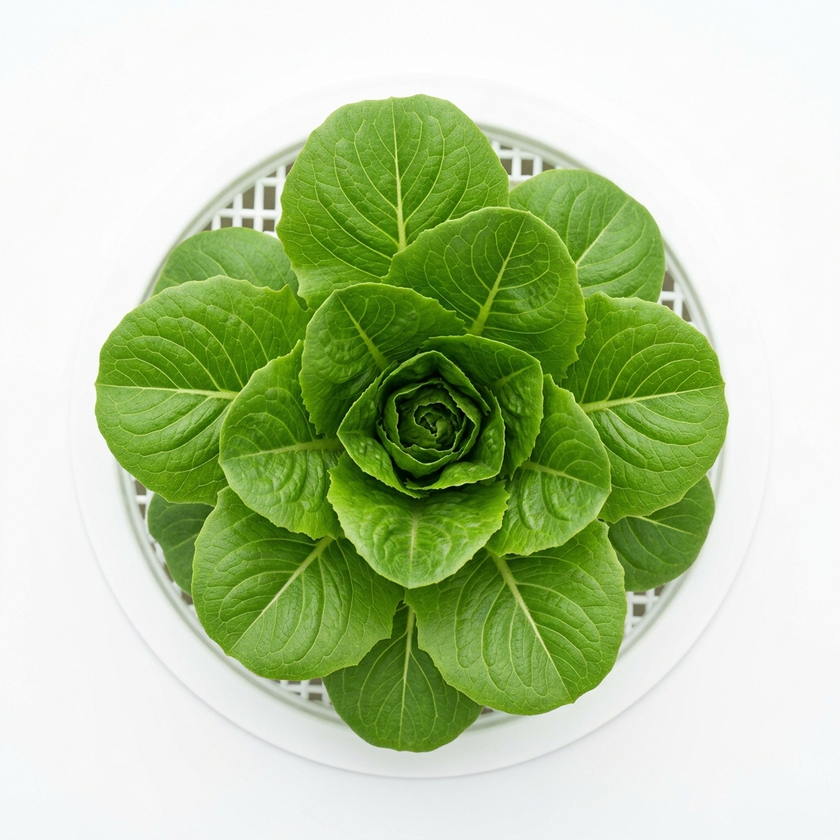
#> input picture raspi_node/sample_images/cenital.png, 840 x 840 px, shrunk from 1024 x 1024 before the run
$ python -i exg_segmentation.py   (imports and definitions only)
#> lines starting #> are read from the running program, lines starting #| are printed output that depends on the picture; after the words box and inside, x2 and y2 are one past the last pixel; in counts of white or black regions, pixels touching at a corner belong together
#> further down, picture is the input picture: shape (840, 840, 3); mean B, G, R 159.6, 202.4, 183.3
# SIFMA — Segmentador Botánico por Exceso de Verde (ExG)
import cv2
import numpy as np
from typing import Optional, Tuple

class ExgSegmenter:
    """
    Segmentación cromática multiespectral para aislamiento de tejido vegetal fotosintético.
    Implementa: ExG = 2*G - R - B, con refinamiento en espacios HSV y CIELAB.
    """
    def __init__(self, exg_thresh: float = 8.0):
        self.exg_thresh = exg_thresh

    def compute_exg_matrix(self, bgr_image: np.ndarray) -> np.ndarray:
        """Calcula matriz ExG en punto flotante a partir de una imagen BGR."""
        if bgr_image is None or bgr_image.size == 0:
            raise ValueError("Imagen BGR vacía o nula")
        b, g, r = cv2.split(bgr_image.astype(np.float32))
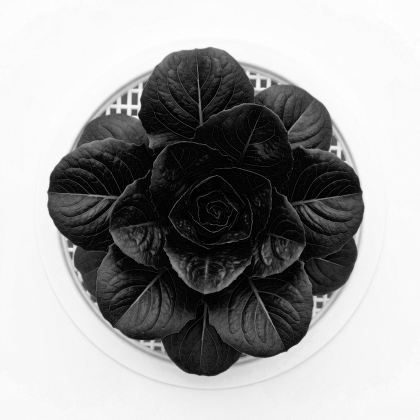
#> b: shape (840, 840) float32 (shown at 1/2 size); min 0, max 255, mean 159.6
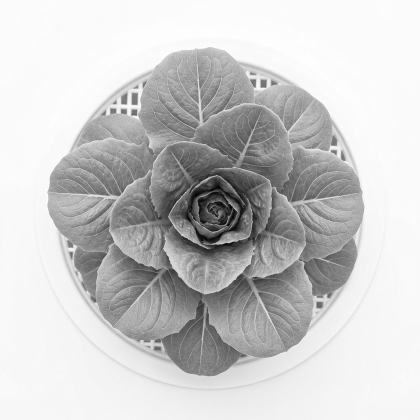
#> g: shape (840, 840) float32 (shown at 1/2 size); min 0, max 255, mean 202.4
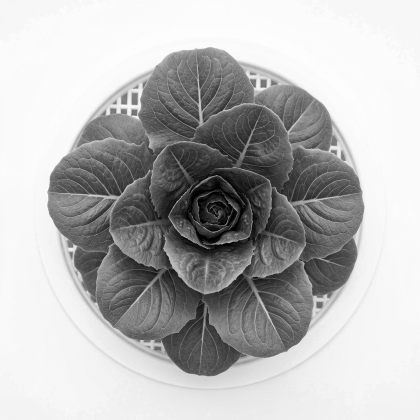
#> r: shape (840, 840) float32 (shown at 1/2 size); min 0, max 255, mean 183.3
        return 2.0 * g - r - b
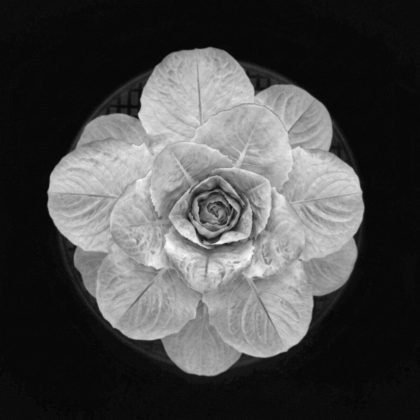
#> returned value: shape (840, 840) float32 (shown at 1/2 size); min -8, max 231, mean 62; drawn with min black and max white

    def generate_binary_mask(self, bgr_image: np.ndarray, is_lateral: bool = False) -> np.ndarray:
        """
        Produce una máscara binaria (0 y 255) aislando el tejido foliar/tallo.
        """
        # 1. Filtro ExG
        exg = self.compute_exg_matrix(bgr_image)
        thresh = 5.0 if is_lateral else self.exg_thresh
        exg_mask = (exg > thresh).astype(np.uint8) * 255
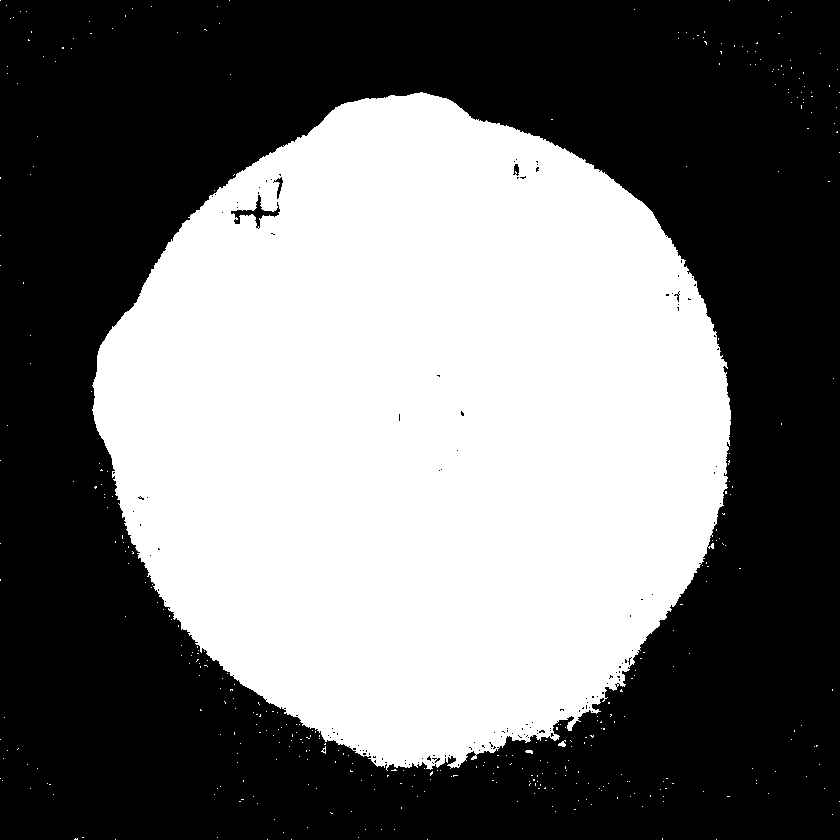
#> exg_mask: shape (840, 840); 44.9% white; 395 white regions (392 under 20 px), largest, box (x1, y1, x2, y2) and area: (92, 92, 731, 771) 315934, (558, 740, 566, 747) 33, (525, 750, 533, 754) 23

        # 2. Rango HSV para clorofila vegetal
        hsv = cv2.cvtColor(bgr_image, cv2.COLOR_BGR2HSV)
#> hsv: shape (840, 840, 3); mean H, S, V 42.2, 81.7, 202.6
        lower_hsv = np.array([22, 25, 25])
        upper_hsv = np.array([92, 255, 255])
        hsv_mask = cv2.inRange(hsv, lower_hsv, upper_hsv)
#> hsv_mask: shape (840, 840); 41.4% white; 45 white regions (30 under 20 px), largest, box (x1, y1, x2, y2) and area: (93, 93, 730, 754) 290818, (241, 180, 256, 209) 323, (263, 185, 276, 210) 303

        # 3. Rango LAB para discriminar fondos blancos y PVC
        lab = cv2.cvtColor(bgr_image, cv2.COLOR_BGR2LAB)
#> lab: shape (840, 840, 3); mean of channels 0, 1, 2 201.1, 114.8, 147
        lower_lab = np.array([15, 0, 118])
        upper_lab = np.array([255, 124, 255])
        lab_mask = cv2.inRange(lab, lower_lab, upper_lab)
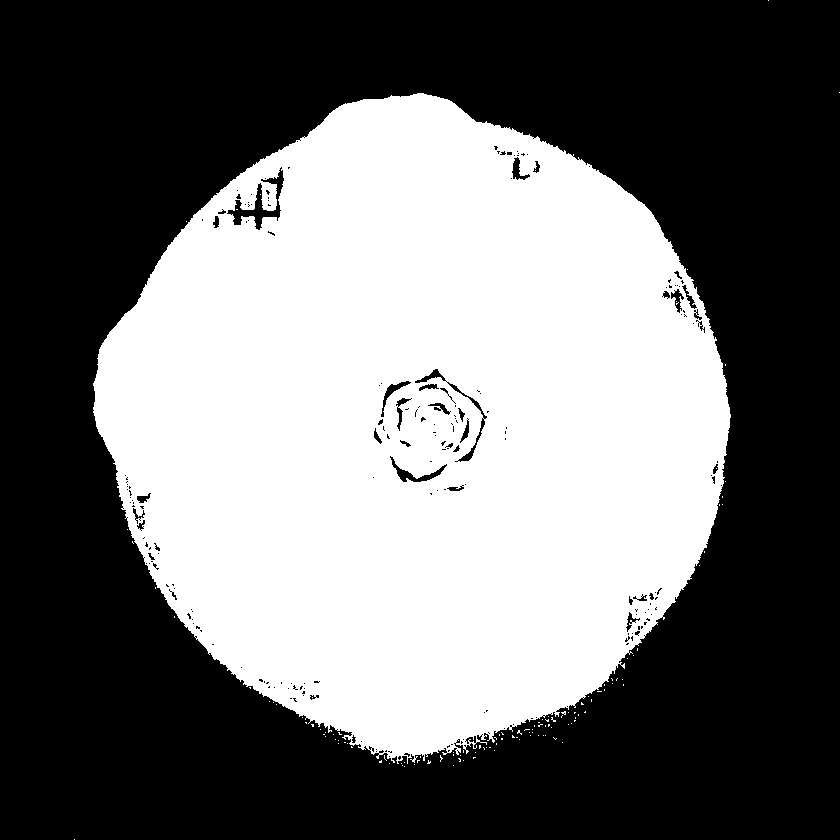
#> lab_mask: shape (840, 840); 43.3% white; 122 white regions (121 under 20 px), largest, box (x1, y1, x2, y2) and area: (93, 93, 731, 764) 305181

        # 4. Fusión por intersección lógica
        combined = cv2.bitwise_and(exg_mask, hsv_mask)
        combined = cv2.bitwise_and(combined, lab_mask)
#> combined: shape (840, 840); 41.4% white; 46 white regions (31 under 20 px), largest, box (x1, y1, x2, y2) and area: (93, 93, 730, 754) 290712, (241, 180, 256, 209) 316, (263, 185, 276, 210) 285

        # Si el filtrado LAB fue excesivo en cenital, relajar a ExG + HSV
        if not is_lateral:
            if cv2.countNonZero(combined) < 0.2 * cv2.countNonZero(exg_mask):
                combined = cv2.bitwise_and(exg_mask, hsv_mask)

        return combined

>>> import cv2
>>> picture = cv2.imread('../../../raspi_node/sample_images/cenital.png')
>>> result = ExgSegmenter().generate_binary_mask(picture)

$ run again, on raspi_node/sample_images/lateral.png
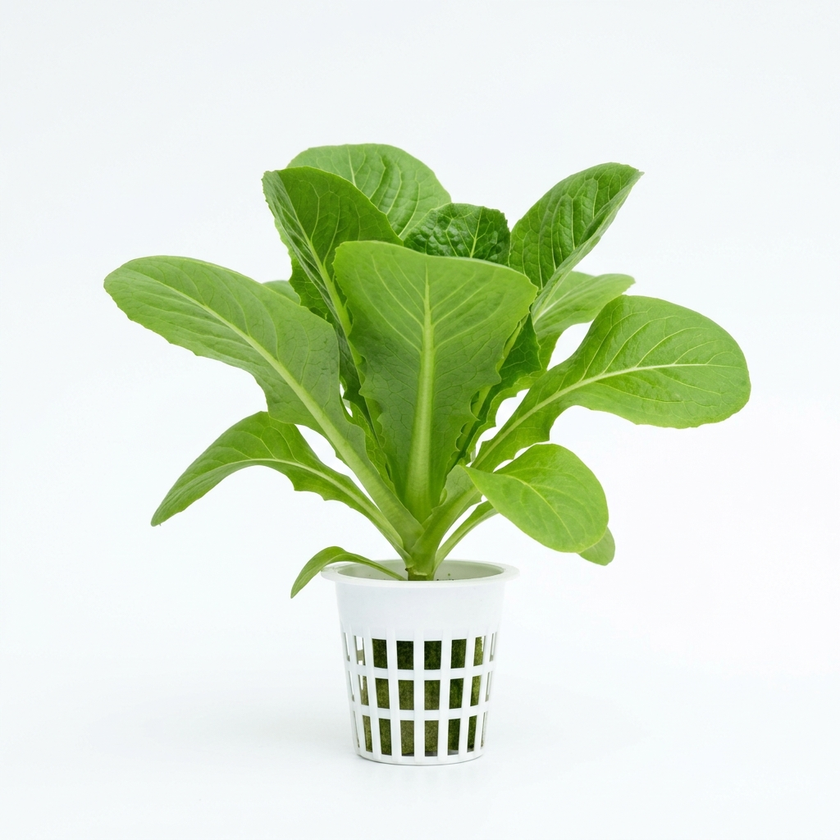
#> input picture raspi_node/sample_images/lateral.png, 840 x 840 px, shrunk from 1024 x 1024 before the run
#> picture is the input picture: shape (840, 840, 3); mean B, G, R 205.2, 228, 215.4
#> in generate_binary_mask, `exg_mask = (exg > thresh).astype(np.uint8) * 255`:
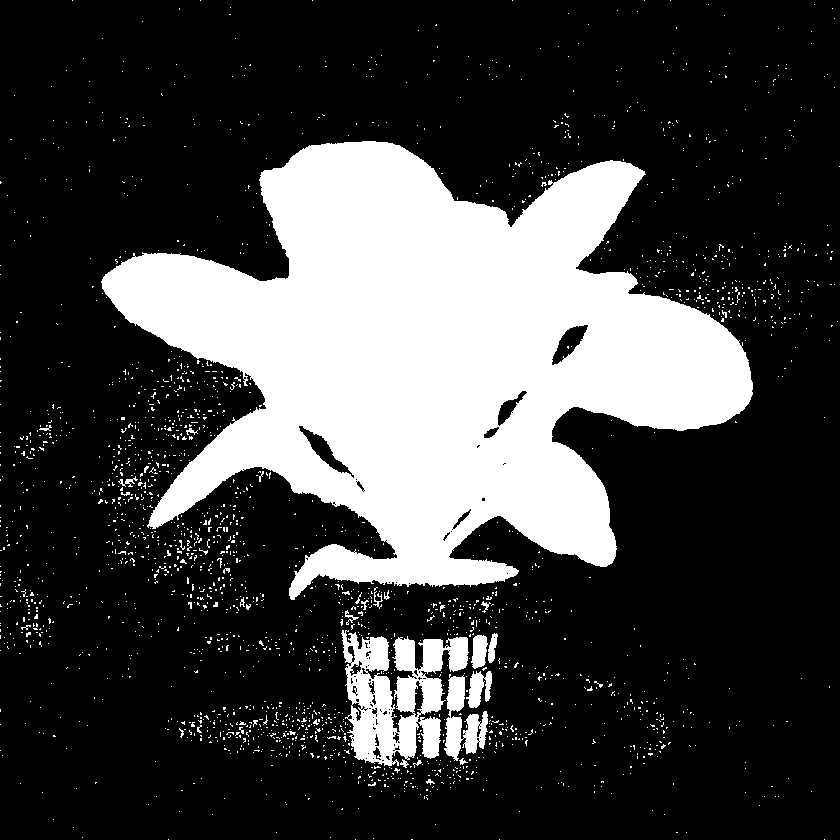
#> exg_mask: shape (840, 840); 25.5% white; 2212 white regions (2180 under 20 px), largest, box (x1, y1, x2, y2) and area: (101, 141, 753, 600) 160355, (341, 630, 469, 766) 9429, (444, 674, 488, 761) 1852
#> hsv: shape (840, 840, 3); mean H, S, V 84.5, 43.6, 229
#> hsv_mask: shape (840, 840); 22.8% white; 28 white regions (9 under 20 px), largest, box (x1, y1, x2, y2) and area: (103, 142, 752, 598) 154379, (424, 720, 439, 756) 497, (424, 641, 442, 670) 479
#> lab: shape (840, 840, 3); mean of channels 0, 1, 2 227.2, 120.3, 137.8
#> in generate_binary_mask, `lab_mask = cv2.inRange(lab, lower_lab, upper_lab)`:
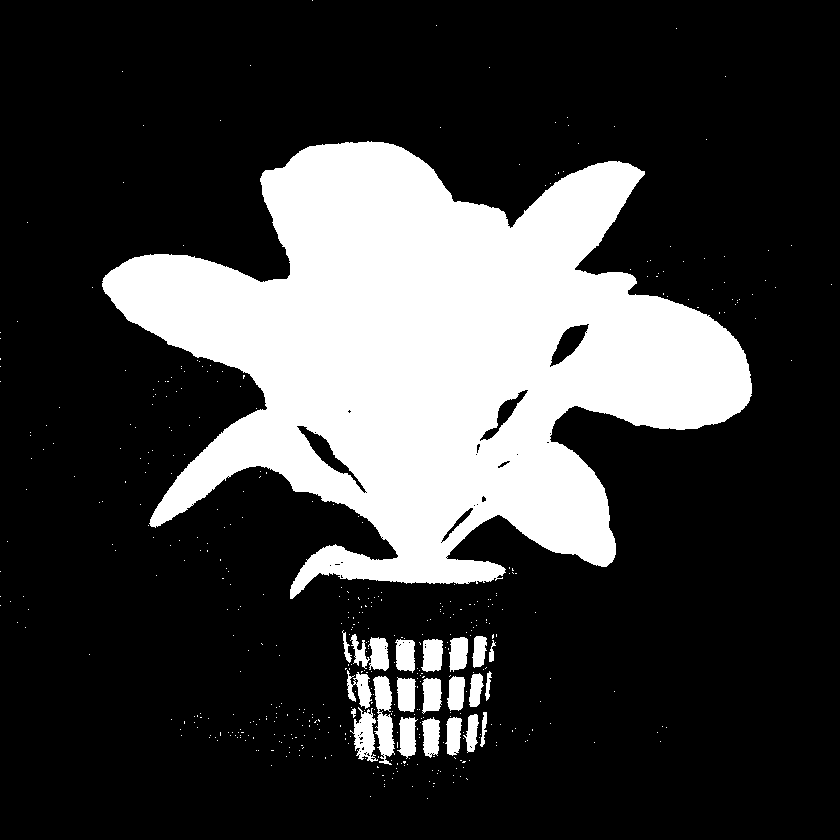
#> lab_mask: shape (840, 840); 23.8% white; 472 white regions (449 under 20 px), largest, box (x1, y1, x2, y2) and area: (102, 141, 752, 599) 157515, (373, 676, 395, 765) 1160, (350, 707, 378, 762) 798
#> combined: shape (840, 840); 22.8% white; 28 white regions (9 under 20 px), largest, box (x1, y1, x2, y2) and area: (103, 142, 752, 598) 154379, (424, 720, 439, 756) 490, (424, 641, 442, 670) 479

$ run again, on raspi_node/sample_images/ornamental_lateral.png
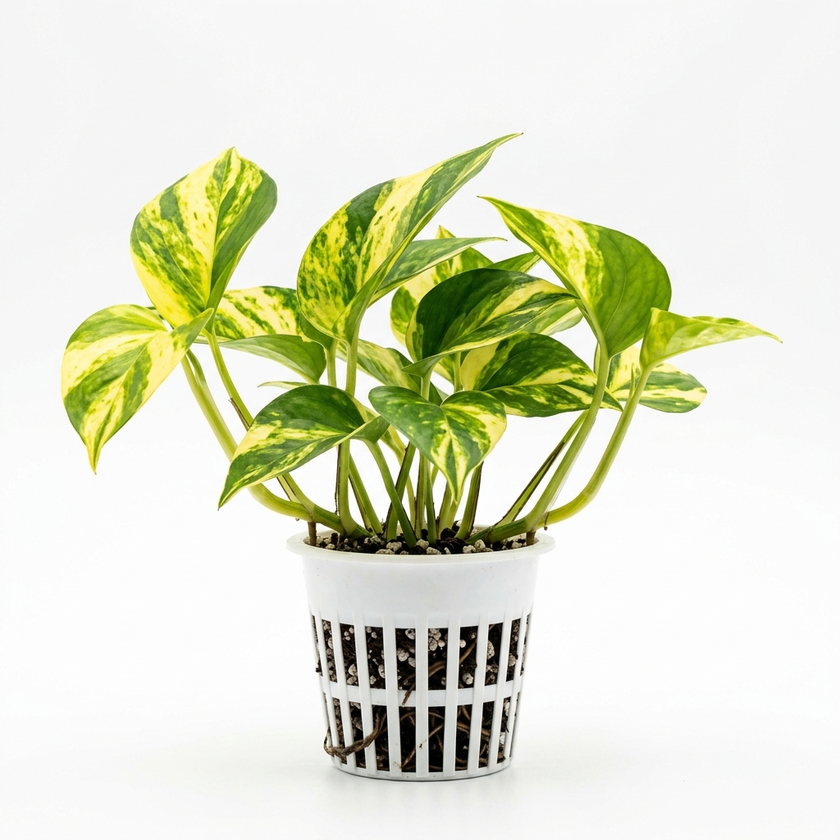
#> input picture raspi_node/sample_images/ornamental_lateral.png, 840 x 840 px, shrunk from 1024 x 1024 before the run
#> picture is the input picture: shape (840, 840, 3); mean B, G, R 202.3, 226, 222.7
#> in generate_binary_mask, `exg_mask = (exg > thresh).astype(np.uint8) * 255`:
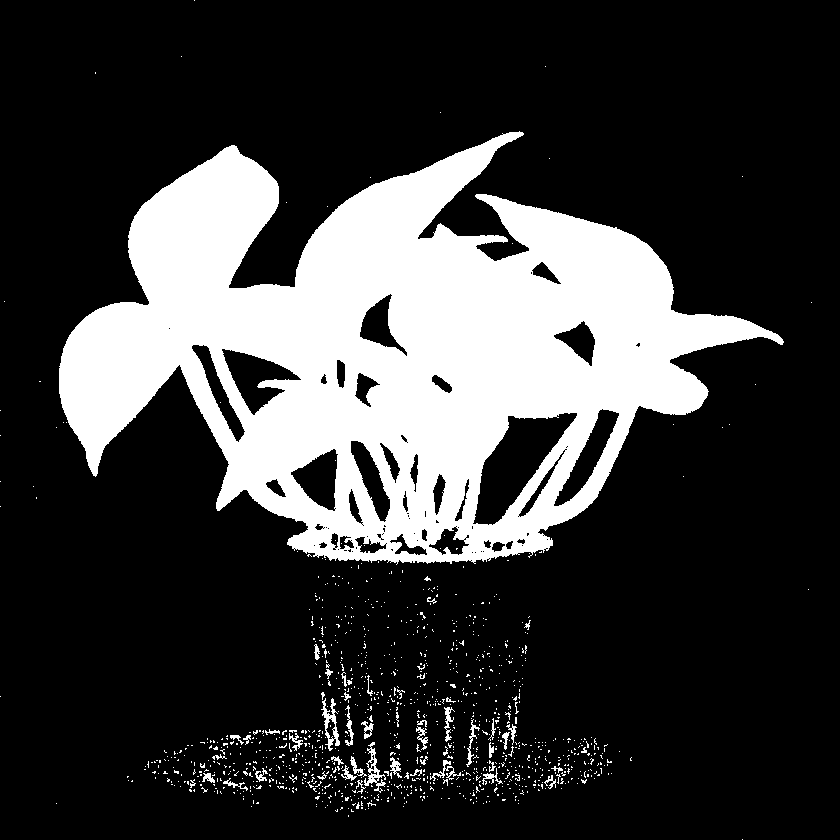
#> exg_mask: shape (840, 840); 22.7% white; 1099 white regions (1050 under 20 px), largest, box (x1, y1, x2, y2) and area: (59, 131, 784, 565) 153587, (321, 698, 340, 751) 367, (364, 742, 386, 793) 339
#> hsv: shape (840, 840, 3); mean H, S, V 24.8, 40.3, 226.6
#> hsv_mask: shape (840, 840); 20.8% white; 251 white regions (247 under 20 px), largest, box (x1, y1, x2, y2) and area: (60, 132, 783, 560) 146009, (336, 730, 340, 746) 23, (326, 733, 332, 747) 23, (393, 761, 402, 771) 22
#> lab: shape (840, 840, 3); mean of channels 0, 1, 2 226.5, 123.7, 138.9
#> lab_mask: shape (840, 840); 20.5% white; 92 white regions (83 under 20 px), largest, box (x1, y1, x2, y2) and area: (60, 132, 783, 549) 144197, (351, 552, 379, 558) 109, (328, 550, 340, 556) 51
#> in generate_binary_mask, `combined = cv2.bitwise_and(combined, lab_mask)`:
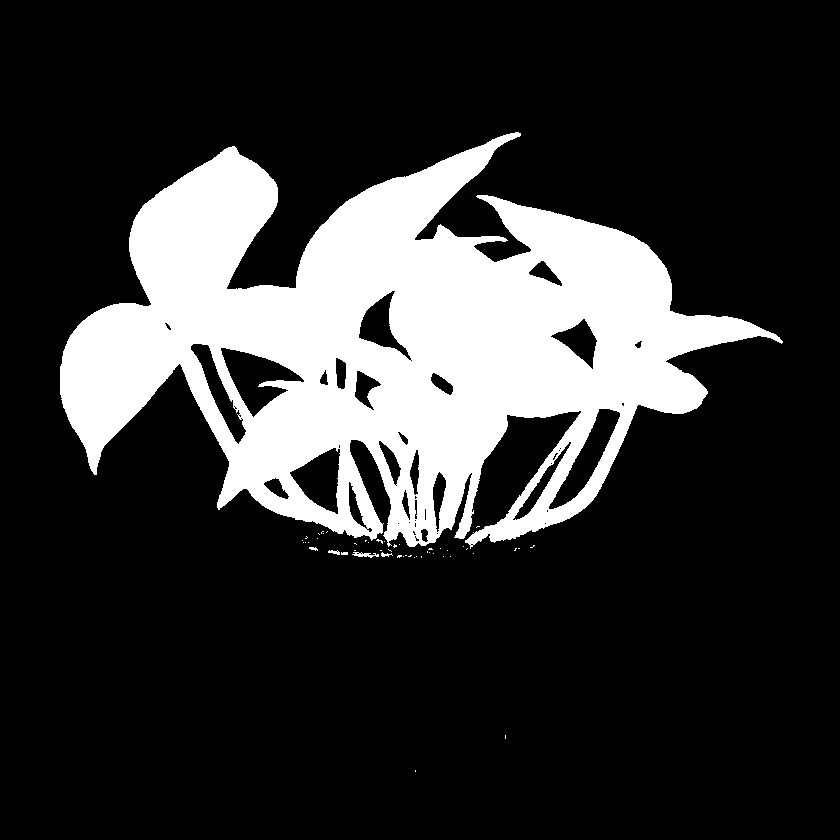
#> combined: shape (840, 840); 20.3% white; 50 white regions (44 under 20 px), largest, box (x1, y1, x2, y2) and area: (60, 132, 783, 549) 142944, (352, 552, 379, 558) 85, (328, 550, 340, 555) 36, (381, 552, 393, 557) 30, (309, 547, 318, 551) 23, (341, 552, 348, 555) 20
